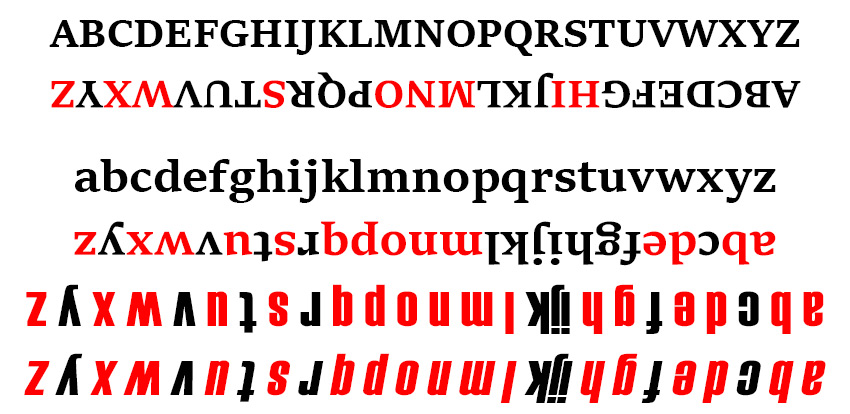
//> input picture OCR/Generate Config/src/Input_chars.png, 850 x 414 px
$ ./main   (built with g++ and OpenCV 4)
//> lines starting //> are read from the running program, lines starting //| are printed output that depends on the picture; after the words box and inside, x2 and y2 are one past the last pixel; in counts of white or black regions, pixels touching at a corner belong together
#include<opencv2/core/core.hpp>
#include<opencv2/highgui/highgui.hpp>
#include<opencv2/imgproc/imgproc.hpp>
#include<opencv2/ml/ml.hpp>
#include<iostream>
#include<vector>

const int min_area = 100;
const int image_width = 20;
const int image_height = 30;

using namespace cv;
using namespace std;

int main(){
	Mat imgRGB;
	Mat imgGray;
	Mat imgBlurring;
	Mat imgBW;
	Mat imgBWCopy;

	vector<vector<Point>> ptContours;
	vector<Vec4i> v4iHierarchy;

	Mat GroupInts;
	Mat FlattenedFloats;

	vector<int> Chars = { '0', '1', '2', '3', '4', '5', '6', '7', '8', '9',
        'A', 'B', 'C', 'D', 'E', 'F', 'G', 'H', 'I', 'J',
        'K', 'L', 'M', 'N', 'O', 'P', 'Q', 'R', 'S', 'T',
        'U', 'V', 'W', 'X', 'Y', 'Z' };

	imgRGB = imread("Input_Chars.png");
//> imgRGB is the input picture: 414 rows x 850 cols, CV_8UC3; mean B, G, R 209.2, 209.3, 229.6

	if (imgRGB.empty()){
		cout<<"Image not in directory\n";
		return(0);
	}

	cvtColor(imgRGB,imgGray,COLOR_RGB2GRAY);
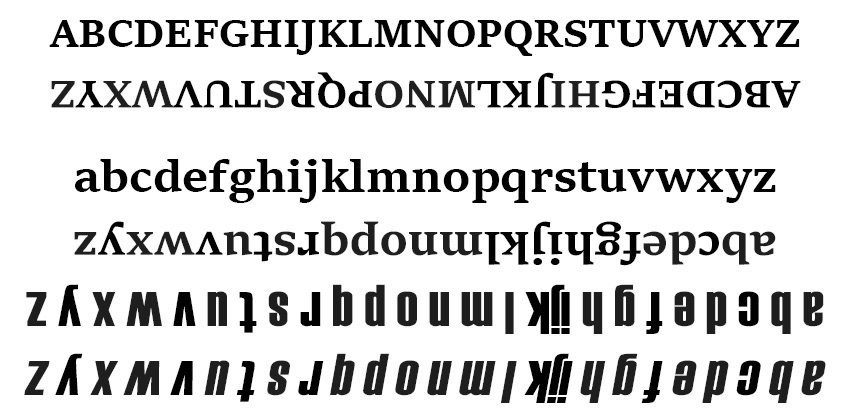
//> imgGray: 414 rows x 850 cols, CV_8UC1; min 0, max 255, mean 211.6

	GaussianBlur(imgGray,
			imgBlurring,
			Size(5,5),
			0);
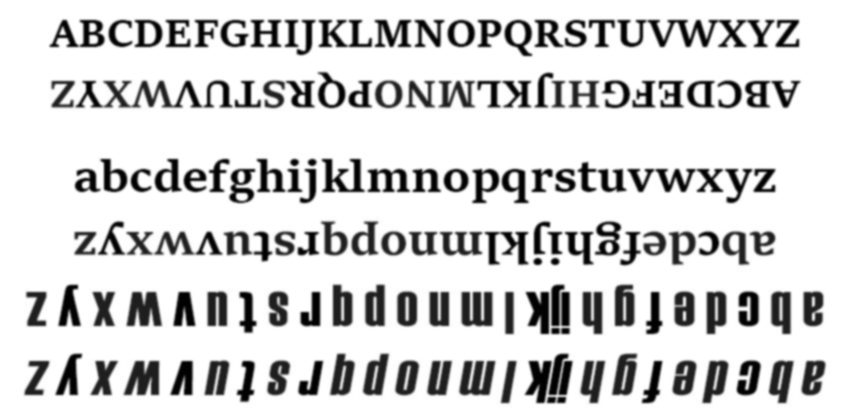
//> imgBlurring: 414 rows x 850 cols, CV_8UC1; min 1, max 255, mean 211.6

	adaptiveThreshold(imgBlurring,
			imgBW,
			255,
			ADAPTIVE_THRESH_GAUSSIAN_C,
			THRESH_BINARY_INV,
			11,
			2);
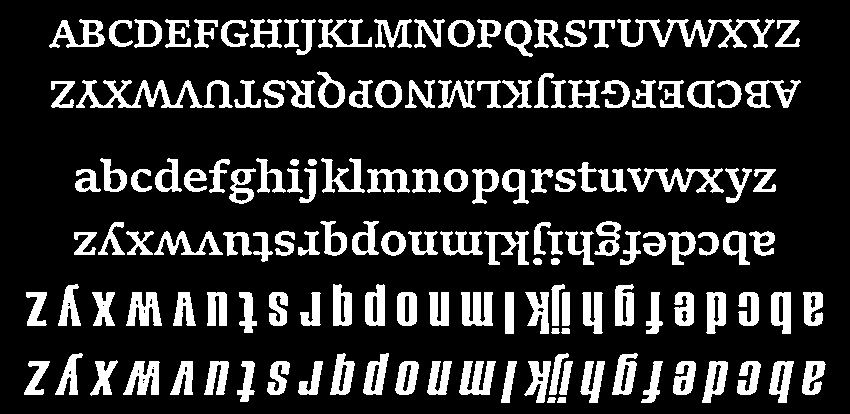
//> imgBW: 414 rows x 850 cols, CV_8UC1; 18.1% white; 148 white regions

	imgBWCopy = imgBW.clone();

	imshow("imgBW",imgBW);
	imshow("Blurring",imgBlurring);

	findContours(imgBWCopy,
			ptContours,
			v4iHierarchy,
			RETR_EXTERNAL,
			CHAIN_APPROX_SIMPLE);
//> ptContours = 148 contours; largest, box (x1, y1, x2, y2) and area: (617, 19, 775, 48) 1376, (76, 80, 233, 108) 1368, (627, 168, 724, 193) 792, (49, 19, 105, 48) 776, (745, 80, 801, 108) 752; v4iHierarchy = 148 items, first 8: [1, -1, -1, -1], [2, 0, -1, -1], [3, 1, -1, -1], [4, 2, -1, -1], [5, 3, -1, -1], [6, 4, -1, -1], [7, 5, -1, -1], [8, 6, -1, -1]

	//for (int i = 0; i < ptContours.size(); i++){
		if (contourArea(ptContours[1]) > min_area){
			Rect rectangleChar = boundingRect(ptContours[1]);
			rectangle(imgRGB, rectangleChar, Scalar(255,0,0),2);
			Mat matROI = imgBW(rectangleChar);
			Mat matROIResized;
			resize(matROI, matROIResized, Size(image_width, image_height));

			imshow("matROI",matROI);
			imshow("matROIResized", matROIResized);
			imshow("imgRGB", imgRGB);

			int userInput = waitKey(0);
			cout<<userInput<<"\n";
			if (userInput == 27){
				return(0);
			}
			else if (userInput == 170){
				cout<<"Shift press observed\n";
				userInput = waitKey(0);
				userInput = (userInput - 32);
				cout<<userInput<<" New input\n";
			}

			if (find(Chars.begin(), Chars.end(), userInput) != Chars.end()){
				cout<<"valid input appending the xml files.\n";

				GroupInts.push_back(userInput);

				Mat matImageFloat;

				matROIResized.convertTo(matImageFloat, CV_32FC1);

				Mat FlatFloats = matImageFloat.reshape(1,1);

				FlattenedFloats.push_back(FlatFloats);
			}
		}
	//}

	cout<<"Training Completed\n";

	FileStorage fsClassifications("group_ints.xml", FileStorage::WRITE);
	if (fsClassifications.isOpened() == false){
		cout<<"Unable to open group_ints\n";
		return(0);
	}

	fsClassifications<<"groups"<<GroupInts;
	fsClassifications.release();

	FileStorage fsTrainingImage("image.xml",FileStorage::WRITE);
	if (fsTrainingImage.isOpened() == false){
		cout<<"Unable to open image\n";
		return(0);
	}
	fsTrainingImage<<"images"<<FlattenedFloats;
	fsTrainingImage.release();
	return(0);


}
